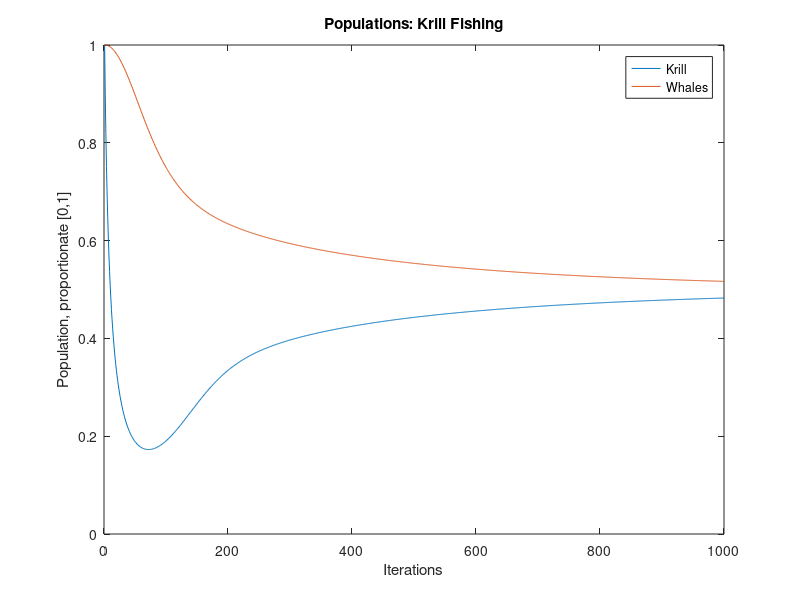

Reproduce this figure in MATLAB.
clear all
close all
clc

k(1)=1;
b(1)=1;

r1=0.1;
r2=0.001;
v=0.1;
ni=1

for n=2:1000
    k(n)=k(n-1)+r1*k(n-1)*(1-k(n-1))-v*b(n-1)*k(n-1);
    b(n)=b(n-1)+r2*b(n-1)*(1-(b(n-1))/(k(n-1)));
end
plot(k)
hold on
plot(b)
title('Populations: Krill Fishing');
legend('Krill','Whales');
xlabel('Iterations');
ylabel('Population, proportionate [0,1]');
